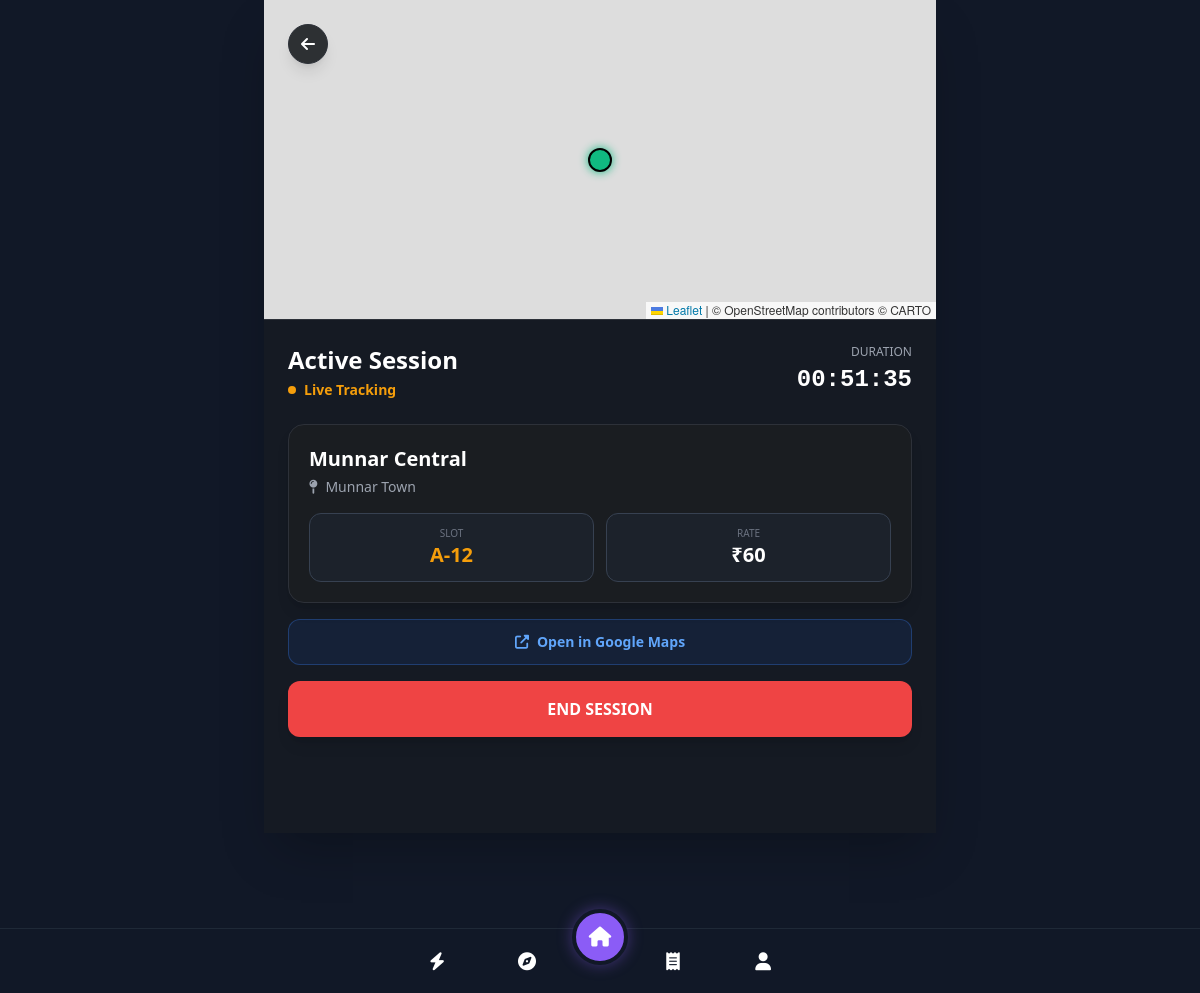
The app's page /active (signed in) with its own data.
### models.py (models this page shows, shortened)
class ParkingZone(db.Model):
    id = db.Column(db.Integer, primary_key=True)
    name = db.Column(db.String(100), nullable=False)
    location = db.Column(db.String(200), nullable=False)
    total_slots = db.Column(db.Integer, nullable=False)
    occupied_slots = db.Column(db.Integer, nullable=False, default=0)
    price_per_hour = db.Column(db.Float, nullable=False)
    lat = db.Column(db.Float, nullable=True)
    lon = db.Column(db.Float, nullable=True)
    status = db.Column(db.String(20), default='pending')  # 'pending', 'approved', 'rejected'

### app.py (the view)
@app.route('/active')
def active():
    user_id = get_current_user_id()
    active_booking = Booking.query.filter_by(user_id=user_id, status='Active').order_by(Booking.start_time.desc()).first()
    if not active_booking:
        return render_template('active_empty.html', page='active')
    now = datetime.utcnow()
    duration = now - active_booking.start_time
    duration_minutes = int(duration.total_seconds() / 60)
    current_cost = round((duration.total_seconds() / 3600) * active_booking.zone.price_per_hour, 2)
    return render_template('active.html',
                           booking=active_booking,
                           duration_minutes=duration_minutes,
                           current_cost=current_cost,
                           page='active')

### app.py (called while the page is built)
def get_current_user_id():
    return session.get('user_id')

@app.before_request
def require_login():
    allowed_routes = ['login', 'register', 'static']
    if request.endpoint and request.endpoint not in allowed_routes and 'user_id' not in session:
        if not request.endpoint.startswith('static'):
            return redirect(url_for('login'))

### templates/active.html (shortened to what this page needs)
{% extends 'base.html' %}
{% block content %}
<div class="h-full min-h-[calc(100vh-4rem)] flex flex-col max-w-2xl mx-auto bg-gray-900 text-white shadow-2xl relative">
    <div class="relative h-64 md:h-80 w-full bg-gray-900 border-b border-border shrink-0">
        <div id="map" class="absolute inset-0 z-0"></div>
        <a href="{{ url_for('dashboard') }}"
            class="absolute top-6 left-6 z-10 w-10 h-10 bg-surface/90 border border-border rounded-full flex items-center justify-center text-white shadow-lg">
            <i class="fas fa-arrow-left"></i>
        </a>
    </div>
    <div class="flex-1 px-6 pt-6 pb-24 overflow-y-auto bg-surface/50">
        {% if booking %}
        <div class="flex justify-between items-start mb-6">
            <div>
                <h1 class="text-2xl font-bold text-white mb-1">Active Session</h1>
                <p class="text-accent text-sm font-bold flex items-center gap-2">
                    <span class="w-2 h-2 rounded-full bg-accent animate-pulse"></span> Live Tracking
                </p>
            </div>
            <div class="text-right">
                <p class="text-gray-400 text-xs uppercase mb-1">DURATION</p>
                <h2 id="timer" class="text-2xl font-mono font-bold text-white">00:00:00</h2>
            </div>
        </div>
        <div class="bg-surface border border-border rounded-2xl p-5 mb-4 shadow-lg">
            <h3 class="text-xl font-bold text-white mb-1">{{ booking.zone.name }}</h3>
            <p class="text-gray-400 text-sm mb-4"><i class="fas fa-map-pin mr-1"></i> {{ booking.zone.location }}</p>
            <div class="grid grid-cols-2 gap-3">
                <div class="bg-gray-800/50 p-3 rounded-xl text-center border border-gray-700">
                    <p class="text-gray-500 text-[10px] uppercase">SLOT</p>
                    <p class="text-xl font-bold text-accent">A-12</p>
                </div>
                <div class="bg-gray-800/50 p-3 rounded-xl text-center border border-gray-700">
                    <p class="text-gray-500 text-[10px] uppercase">RATE</p>
                    <p class="text-xl font-bold text-white">₹{{ booking.zone.price_per_hour|int }}</p>
                </div>
            </div>
        </div>
        <a href="https://www.google.com/maps/dir/?api=1&destination={{ booking.zone.lat }},{{ booking.zone.lon }}"
            target="_blank"
            class="w-full bg-blue-600/10 border border-blue-500/30 text-blue-400 font-bold py-3 rounded-xl flex items-center justify-center gap-2 mb-4 hover:bg-blue-600/20 transition-colors text-sm">
            <i class="fas fa-external-link-alt"></i> Open in Google Maps
        </a>
        <a href="{{ url_for('end_session', booking_id=booking.id) }}"
            class="w-full bg-red-500 hover:bg-red-600 text-white font-bold py-4 rounded-xl text-center shadow-lg transition-transform active:scale-95 block">
            END SESSION
        </a>
        {% endif %}
    </div>
</div>
<link rel="stylesheet" href="https://unpkg.com/leaflet@1.9.4/dist/leaflet.css"
 />
<link rel="stylesheet" href="https://unpkg.com/leaflet-routing-machine@latest/dist/leaflet-routing-machine.css" />
{% endblock %}

### records on screen
ParkingZone: zone.name "Munnar Central", zone.location "Munnar Town", zone.price_per_hour "60"
